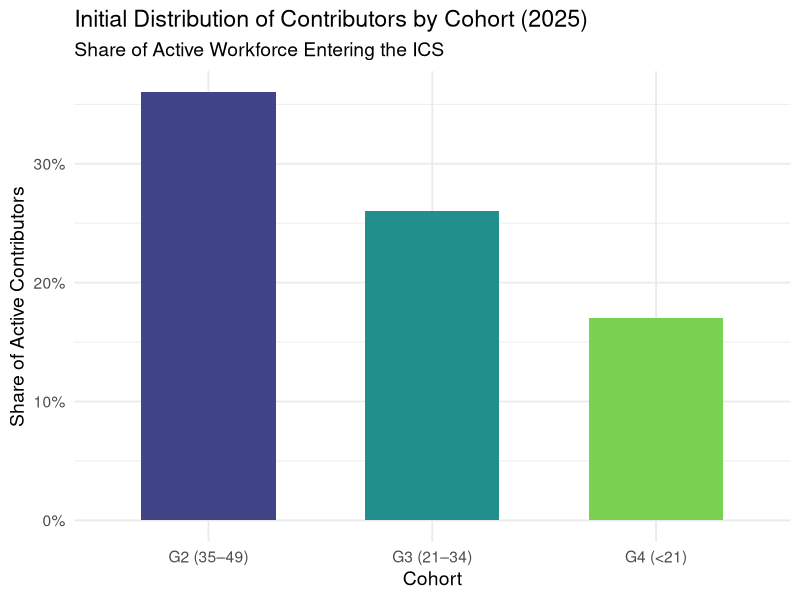

This figure's R source:
# 08_initial_distribution_contributors.R

# Load required library
library(ggplot2)
library(scales)

# Data: estimated share of active contributors by cohort
cohorts <- c("G2 (35–49)", "G3 (21–34)", "G4 (<21)")
shares <- c(0.36, 0.26, 0.17)  # stylized proportions (totaling 79%)

# Create data frame
cohort_df <- data.frame(Cohort = cohorts, Share = shares)

# Plot
ggplot(cohort_df, aes(x = Cohort, y = Share, fill = Cohort)) +
  geom_col(width = 0.6) +
  labs(
    title = "Initial Distribution of Contributors by Cohort (2025)",
    subtitle = "Share of Active Workforce Entering the ICS",
    x = "Cohort",
    y = "Share of Active Contributors"
  ) +
  scale_y_continuous(labels = percent_format(accuracy = 1)) +
  scale_fill_viridis_d(option = "D", begin = 0.2, end = 0.8) +
  theme_minimal(base_size = 14) +
  theme(legend.position = "none")
